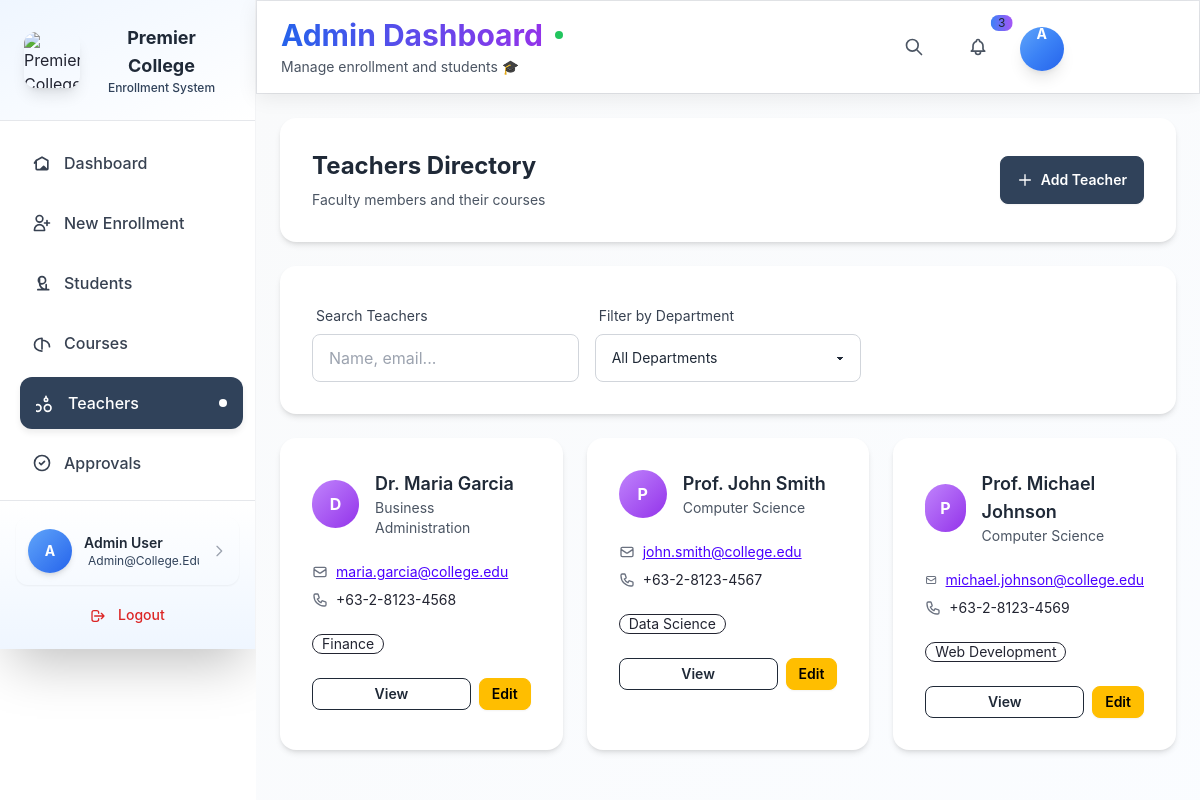
The page /admin/dashboard.php?page=teachers (signed in) on the database its author committed.
### tables this page shows
CREATE TABLE IF NOT EXISTS users (
    id INT AUTO_INCREMENT PRIMARY KEY,
    email VARCHAR(255) UNIQUE NOT NULL,
    password VARCHAR(255) NOT NULL,
    name VARCHAR(255) NOT NULL,
    role ENUM('admin', 'teacher') NOT NULL DEFAULT 'teacher',
    department VARCHAR(255),
    specialization VARCHAR(255),
    phone VARCHAR(50),
    status ENUM('pending', 'active', 'inactive', 'rejected') DEFAULT 'pending',
    created_at TIMESTAMP DEFAULT CURRENT_TIMESTAMP,
    updated_at TIMESTAMP DEFAULT CURRENT_TIMESTAMP ON UPDATE CURRENT_TIMESTAMP
);

### includes/database.php (called while the page is built, shortened)
<?php
function getAllTeachers($filters = []) {
    $conn = getDbConnection();
    $sql = "SELECT * FROM users WHERE role = 'teacher'";
    $params = [];
    $sql .= " ORDER BY name ASC";
    $stmt = $conn->prepare($sql);
    $stmt->execute($params);
    return $stmt->fetchAll();
}

### admin/teachers.php (the view, shortened to what this page needs)
<?php
$teachers = getAllTeachers();
?>
<div class="space-y-6">
    <div class="card bg-white shadow-md">
        <div class="card-body">
            <div class="flex flex-col lg:flex-row gap-4 items-center justify-between">
                <div>
                    <h2 class="card-title text-2xl font-bold text-gray-800">Teachers Directory</h2>
                    <p class="text-gray-600 text-sm mt-2">Faculty members and their courses</p>
                </div>
                <button class="btn btn-primary" id="addTeacherBtn" onclick="document.getElementById('teacherModal').showModal()">
                    <svg class="w-4 h-4" fill="none" stroke="currentColor" viewBox="0 0 24 24">
                        <path stroke-linecap="round" stroke-linejoin="round" stroke-width="2" d="M12 4v16m8-8H4"></path>
                    </svg>
                    Add Teacher
                </button>
            </div>
        </div>
    </div>
    <div class="card bg-white shadow-md">
        <div class="card-body">
            <div class="grid grid-cols-1 md:grid-cols-3 gap-4">
                <div class="form-control">
                    <label class="label">
                        <span class="label-text">Search Teachers</span>
                    </label>
                    <input
                        type="text"
                        id="searchTeachers"
                        placeholder="Name, email..."
                        class="input input-bordered"
                    />
                </div>
                <div class="form-control">
                    <label class="label">
                        <span class="label-text">Filter by Department</span>
                    </label>
                    <select id="departmentFilter" class="select select-bordered">
                        <option value="">All Departments</option>
                    </select>
                </div>
            </div>
        </div>
    </div>
    <div class="grid grid-cols-1 md:grid-cols-2 lg:grid-cols-3 gap-6" id="teachersGrid">
        <?php if (empty($teachers)): ?>
        <div class="col-span-full text-center text-gray-500 py-8">No teachers found</div>
        <?php else: ?>
        <?php foreach ($teachers as $teacher): ?>
        <div class="card bg-white shadow-md hover:shadow-lg transition cursor-pointer">
            <div class="card-body">
                <div class="flex items-center gap-4 mb-4">
                    <div class="w-12 h-12 rounded-full bg-gradient-to-br from-purple-400 to-purple-600 flex items-center justify-center text-white font-bold">
                        <?php echo strtoupper(substr($teacher['name'], 0, 1)); ?>
                    </div>
                    <div>
                        <h2 class="card-title text-lg text-gray-800"><?php echo htmlspecialchars($teacher['name']); ?></h2>
                        <p class="text-sm text-gray-600"><?php echo htmlspecialchars($teacher['department']); ?></p>
                    </div>
                </div>
                <div class="space-y-2 text-sm mb-4">
                    <div class="flex items-center gap-2">
                        <svg class="w-4 h-4 text-gray-500" fill="none" stroke="currentColor" viewBox="0 0 24 24">
                            <path stroke-linecap="round" stroke-linejoin="round" stroke-width="2" d="M3 8l7.89 5.26a2 2 0 002.22 0L21 8M5 19h14a2 2 0 002-2V7a2 2 0 00-2-2H5a2 2 0 00-2 2v10a2 2 0 002 2z"></path>
                        </svg>
                        <a href="mailto:<?php echo htmlspecialchars($teacher['email']); ?>" class="link link-primary"><?php echo htmlspecialchars($teacher['email']); ?></a>
                    </div>
                    <div class="flex items-center gap-2">
                        <span><?php echo htmlspecialchars($teacher['phone'] ?? 'N/A'); ?></span>
                    </div>
                </div>
                <div class="badge badge-outline mb-4"><?php echo htmlspecialchars($teacher['specialization'] ?? 'General'); ?></div>
                <div class="card-actions gap-2">
                    <button class="btn btn-sm btn-outline flex-1" onclick="viewTeacher(<?php echo $teacher['id']; ?>)">View</button>
                    <button class="btn btn-sm btn-warning" onclick="editTeacher(<?php echo $teacher['id']; ?>)">Edit</button>
                </div>
            </div>
        </div>
        <?php endforeach; ?>
        <?php endif; ?>
    </div>
</div>

### admin/dashboard.php (style rules this page uses)
:root { --primary-dark: #222431; --primary: #30425A; --primary-light: #3c516b; --gradient-blue: linear-gradient(135deg, #222431 0%, #30425A 100%); --gradient-purple: linear-gradient(135deg, #30425A 0%, #222431 100%); --gradient-cyan: linear-gradient(135deg, #222431 0%, #30425A 100%); --gradient-green: linear-gradient(135deg, #30425A 0%, #222431 100%); --shadow-sm: 0 2px 4px rgba(0,0,0,0.05); --shadow-md: 0 4px 6px rgba(0,0,0,0.07); --shadow-lg: 0 10px 25px rgba(0,0,0,0.1); --shadow-xl: 0 20px 40px rgba(0,0,0,0.15); }
body { font-family: 'Inter', 'Segoe UI', system-ui, -apple-system, sans-serif; background: #FFFFFF; color: #222431; }
.btn-primary, .badge-primary { background-color: var(--primary) !important; border-color: var(--primary) !important; color: #FFFFFF !important; }
* { transition-timing-function: cubic-bezier(0.4, 0, 0.2, 1); }
input[type="text"], input[type="email"], input[type="tel"], input[type="date"], input[type="number"], input[type="password"], select, textarea, .input, .select, .textarea { background-color: #FFFFFF !important; color: #1f2937 !important; border: 1px solid #d1d5db !important; }
input::placeholder, textarea::placeholder { color: #9ca3af !important; opacity: 1 !important; }
select option { background-color: #FFFFFF !important; color: #1f2937 !important; }
.label-text { color: #374151 !important; }

### rows shown on the page
users: name "D", name "Dr. Maria Garcia", department "Business Administration", email "maria.garcia@college.edu", phone "+63-2-8123-4568", specialization "Finance"
users: name "P", name "Prof. John Smith", department "Computer Science", email "john.smith@college.edu", phone "+63-2-8123-4567", specialization "Data Science"
users: name "P", name "Prof. Michael Johnson", department "Computer Science", email "michael.johnson@college.edu", phone "+63-2-8123-4569", specialization "Web Development"

### other values the page prints
substr($userInfo['name'], 0, 1) "A"
$userInfo['name'] "Admin User"
$userInfo['email'] "Admin@college.…"
